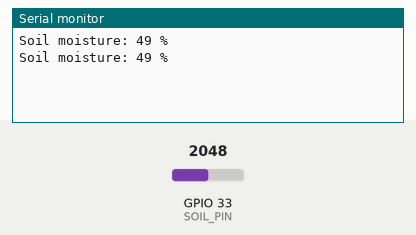
The program below on a simulated ESP32. Parts: the last lines printed to the serial monitor. The inputs (shaded band) are chosen by the test bench; at power-on: GPIO 33 (SOIL_PIN) = 2048.

Above: at 1.8 s.
1.9 s: GPIO 33 (SOIL_PIN) set to 2866
At 2.8 s:
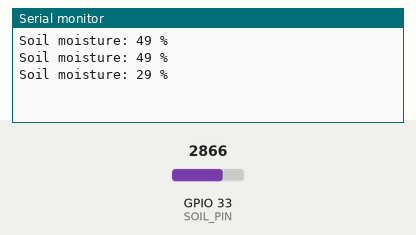
3.4 s: GPIO 33 (SOIL_PIN) set to 3603
At 4.5 s:
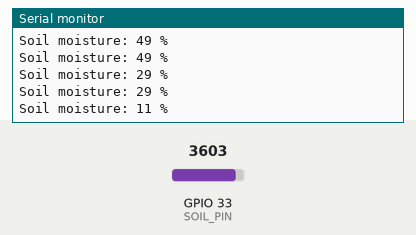
Timing chart, 0 to 6.4 s (numbered marks = the images above; inputs shaded):
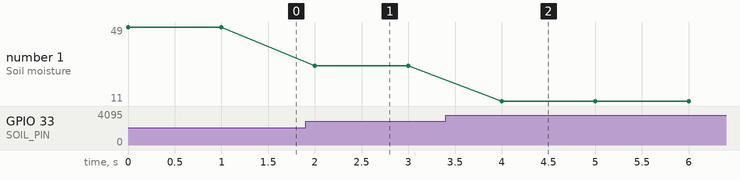

Measured:
- after the input at 1.9 s, the serial monitor: prints a new line after 0.10 s (image 1)
- after the input at 3.4 s, the serial monitor: prints a new line after 0.60 s (image 2)
- plotted number 1: 49 → 29 after the input at 1.9 s, 29 → 11 after the input at 3.4 s

The program:

main.cpp
```cpp
/*******************************************************************************************************
  SIESPRO - HW-080 Soil Moisture Sensor Basic Test (ESP32)
  Reads raw ADC value and maps it to a 0–100% moisture scale.
  Use this sketch to verify wiring and calibrate min/max ADC values before integrating into master firmware.

  Calibration note:
    4092 = dry (0%)  →  0 = saturated (100%)
    Adjust these bounds based on your specific sensor and soil conditions.
*******************************************************************************************************/

#include <Arduino.h>

#define SOIL_PIN 33    // Analog input pin for HW-080

void setup()
{
  Serial.begin(115200);
  pinMode(SOIL_PIN, INPUT);
}

void loop()
{
  int soilPercent = map(analogRead(SOIL_PIN), 4092, 0, 0, 100);

  Serial.print(F("Soil moisture: "));
  Serial.print(soilPercent);
  Serial.println(F(" %"));

  delay(1000);
}
```
